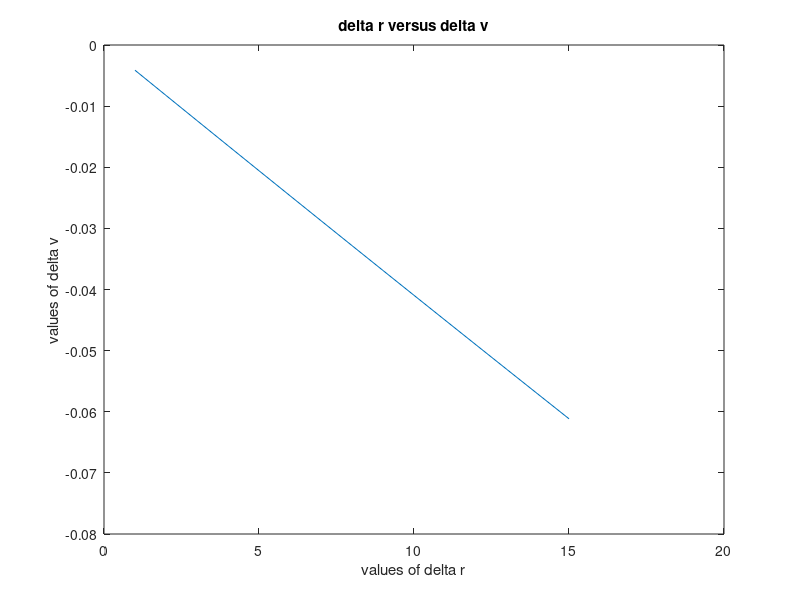

MATLAB code to generate this figure:
function out=assignment_A
R=500;
r=100;
delta_r=50;
delta_r=[1:15];
R1=R;
R2=R;
R3=R;
R4=R;
V=10;
Va=V*((R3+r)/(R1+R3+r));
Vb=V*((R4+r+delta_r)./(R4+r+delta_r+R2));
delta_v=Va-Vb;
out=plot(delta_r,delta_v);
 
title('delta_r versus delta_v')
xlabel('values of delta r');
ylabel('values of delta v');
title('delta r versus delta v')
